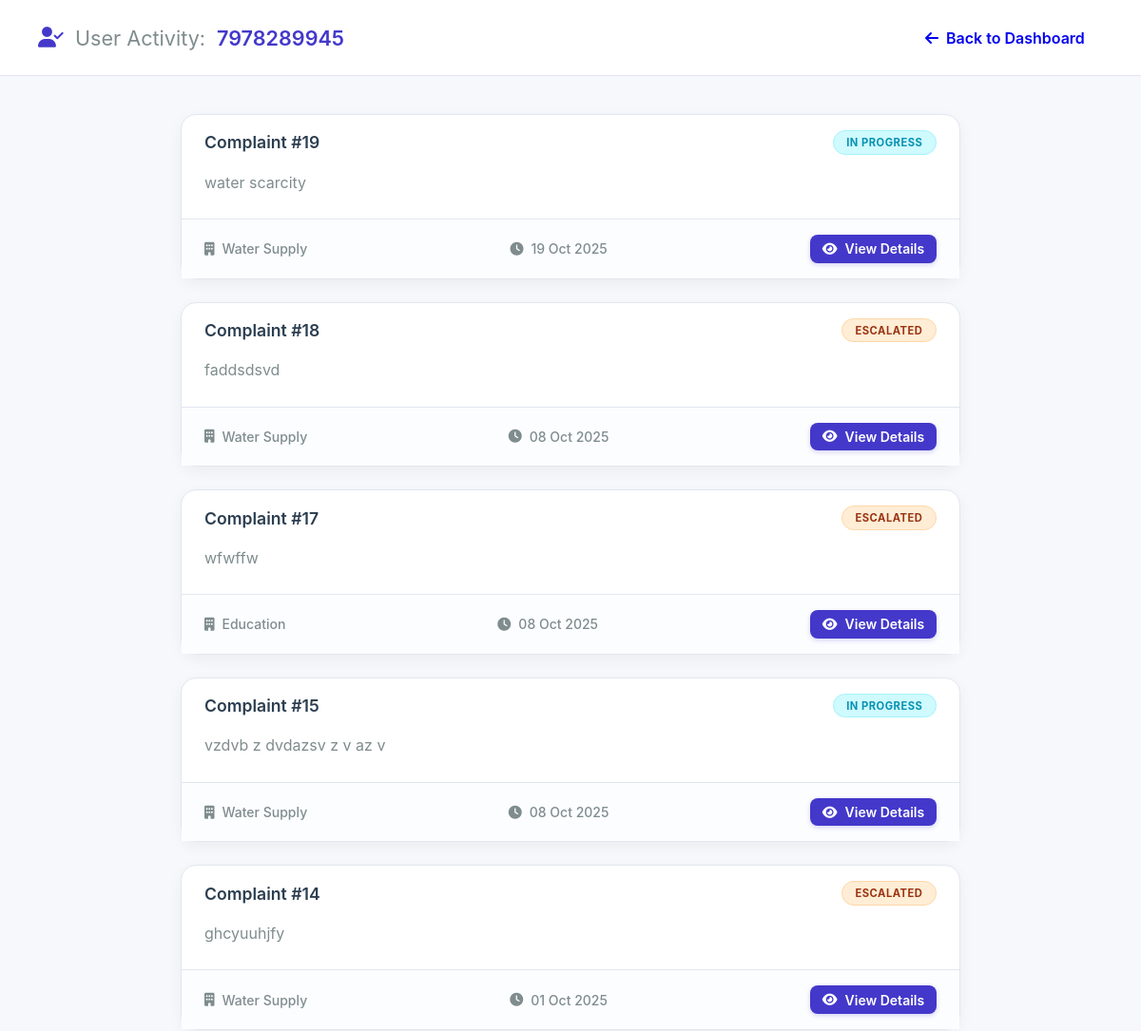
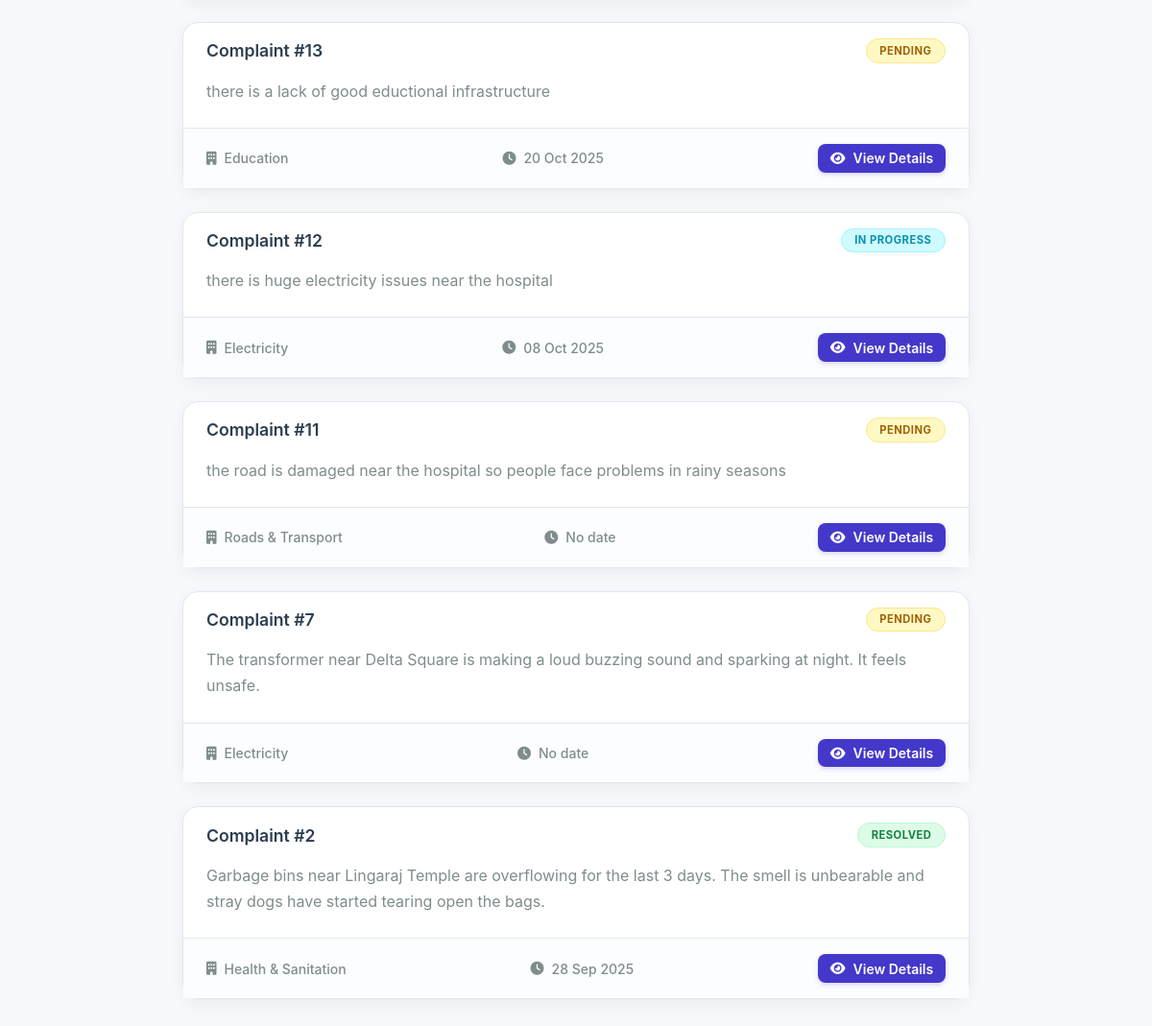
The app's page /admin/user/7978289945 (signed in) with its own data (2 pictures, top to bottom).
### tables this page shows
CREATE TABLE complaints (
                        id INTEGER PRIMARY KEY AUTOINCREMENT,
                        user_phone TEXT NOT NULL,
                        name TEXT,
                        phone TEXT,
                        district TEXT,
                        block TEXT,
                        gp TEXT,
                        village TEXT,
                        landmark TEXT,
                        pincode TEXT,
                        department TEXT,
                        complaint TEXT,
                        proof TEXT, status TEXT DEFAULT 'Pending', admin_proof TEXT, updated_at TEXT, voice_proof TEXT, latitude REAL, longitude REAL,
                        FOREIGN KEY(user_phone) REFERENCES users(phone)
                    );

### Civicissueproject/tempCodeRunnerFile.py (the view)
@app.route("/admin/user/<user_phone>")
@admin_required
def admin_user_view(user_phone):
    complaints = get_user_complaints(user_phone)
    return render_template("admin_user_view.html", user_phone=user_phone, complaints=complaints)

### Civicissueproject/database.py (called while the page is built)
def get_db_connection():
    conn = sqlite3.connect(DB_NAME, check_same_thread=False)
    conn.row_factory = sqlite3.Row  # This lets you access columns by name (e.g., complaint['status'])
    return conn

def get_user_complaints(user_phone):
    conn = get_db_connection()
    complaints = conn.execute("SELECT * FROM complaints WHERE user_phone = ? ORDER BY id DESC", (user_phone,)).fetchall()
    conn.close()
    return complaints

### Civicissueproject/tempCodeRunnerFile.py (called while the page is built)
@app.template_filter('datetimeformat')
def datetimeformat(value, format="%d %b %Y"):
    if isinstance(value, str):
        try:
            dt = datetime.fromisoformat(value)
            return dt.strftime(format)
        except (ValueError, TypeError):
            return value
    elif isinstance(value, datetime):
        return value.strftime(format)
    return value

def admin_required(fn):
    from functools import wraps
    @wraps(fn)
    def wrapper(*args, **kwargs):
        if session.get("role") != "admin":
            flash("Admin access required", "danger")
            return redirect(url_for("admin_login"))
        return fn(*args, **kwargs)
    return wrapper

### Civicissueproject/templates/admin_user_view.html (shortened to what this page needs)
<!DOCTYPE html>
<html lang="en">
<head>
    <link rel="stylesheet" href="https://cdnjs.cloudflare.com/ajax/libs/font-awesome/6.5.0/css/all.min.css">
    <link rel="stylesheet" href="{{ url_for('static', filename='css/admin_userview.css') }}">
</head>
<body class="admin-page-bg">
    <header class="admin-header">
        <h1>
            <i class="fas fa-user-check"></i>
            <span data-translate="auv_user_activity">User Activity:</span> {{ user_phone }}
        </h1>
        <a class="btn" href="{{ url_for('admin_dashboard') }}">
            <i class="fas fa-arrow-left"></i> <span data-translate="auv_back_to_dash">Back to Dashboard</span>
        </a>
    </header>
    <main class="admin-main">
        <section class="complaints-list">
            {% if complaints %}
                {% for row in complaints %}
                <div class="complaint-card">
                    <div class="card-header">
                        <h3><span data-translate="complaint_id_prefix">Complaint #</span>{{ row.id }}</h3>
                        <span class="pill {{ (row.status or 'Pending')|lower|replace(' ', '-') }}">
                            {{ row.status or 'Pending' }}
                        </span>
                    </div>
                    <div class="card-body">
                        <p>{{ (row.complaint or '')[:150] ~ ('...' if row.complaint and row.complaint|length > 150 else '') }}</p>
                    </div>
                    <div class="card-footer">
                        <span class="footer-item">
                            <i class="fas fa-building"></i>
                            {{ row.department or 'N/A' }}
                        </span>
                        <span class="footer-item">
                            <i class="fas fa-clock"></i>
                            {{ row.updated_at | datetimeformat if row.updated_at else 'No date' }}
                        </span>
                        <a class="btn small primary" href="{{ url_for('admin_complaint_view', cid=row.id) }}">
                            <i class="fas fa-eye"></i> <span data-translate="view_details_button">View Details</span>
                        </a>
                    </div>
                </div>
                {% endfor %}
            {% else %}
                <div class="empty-state">
                    <i class="fas fa-file-circle-xmark"></i>
                    <p data-translate="auv_no_complaints">No complaints have been filed by this user.</p>
                </div>
            {% endif %}
        </section>
    </main>
</body>
</html>

### Civicissueproject/static/css/admin_userview.css (style rules this page uses)
:root { --primary-color: #4338ca; --primary-hover: #3730a3; --bg-color: #f7f8fc; --card-bg: #ffffff; --border-color: #e3e6f0; --text-dark: #2c3e50; --text-light: #7f8c8d; --font-family: -apple-system, BlinkMacSystemFont, "Segoe UI", Roboto, "Helvetica Neue", Arial, sans-serif; --shadow-soft: 0 5px 15px rgba(0,0,0,0.05); --shadow-medium: 0 8px 25px rgba(0,0,0,0.07); }
* { box-sizing: border-box; }
body.admin-page-bg { margin: 0; font-family: var(--font-family); background-color: var(--bg-color); color: var(--text-dark); -webkit-font-smoothing: antialiased; -moz-osx-font-smoothing: grayscale; }
.admin-header { background-color: var(--card-bg); padding: 1.25rem 2.5rem; border-bottom: 1px solid var(--border-color); display: flex; justify-content: space-between; align-items: center; }
.admin-header h1 { margin: 0; font-size: 1.35rem; font-weight: 600; display: flex; align-items: center; gap: 0.75rem; color: var(--primary-color); }
.admin-header h1 span { font-weight: 400; color: var(--text-light); }
.admin-main { padding: 2.5rem; max-width: 900px; margin: 0 auto; }
.complaints-list { display: flex; flex-direction: column; gap: 1.5rem; }
.complaint-card { background-color: var(--card-bg); border: 1px solid var(--border-color); border-radius: 16px; box-shadow: var(--shadow-soft); display: flex; flex-direction: column; transition: transform 0.2s ease, box-shadow 0.2s ease; }
.complaint-card .card-header { display: flex; justify-content: space-between; align-items: center; padding: 1rem 1.5rem; }
.complaint-card h3 { margin: 0; font-size: 1.1rem; font-weight: 600; }
.complaint-card .card-body { padding: 0 1.5rem 1.5rem; color: var(--text-light); line-height: 1.7; border-bottom: 1px solid var(--border-color); }
.complaint-card .card-body p { margin: 0; }
.complaint-card .card-footer { display: flex; justify-content: space-between; align-items: center; padding: 1rem 1.5rem; background-color: #fcfdff; font-size: 0.875rem; }
.complaint-card .footer-item { color: var(--text-light); display: flex; align-items: center; gap: 0.5rem; font-weight: 500; }
.pill { padding: 0.3rem 0.85rem; border-radius: 50px; font-size: 0.7rem; font-weight: 700; text-transform: uppercase; letter-spacing: 0.5px; border: 1px solid transparent; }
.pill.pending { background-color: #fef9c3; color: #a16207; border-color: #fde68a; }
.pill.resolved { background-color: #dcfce7; color: #15803d; border-color: #bbf7d0; }
.pill.in-progress { background-color: #cffafe; color: #0891b2; border-color: #a5f3fc; }
.pill.escalated { background-color: #ffedd5; color: #9a3412; border-color: #fed7aa; }
.btn { display: inline-flex; align-items: center; gap: 0.5rem; padding: 0.6rem 1.2rem; border-radius: 8px; text-decoration: none; border: 0; cursor: pointer; font-weight: 600; transition: all 0.2s ease; }
.btn.primary { background-color: var(--primary-color); color: #fff; box-shadow: 0 2px 5px rgba(67, 56, 202, 0.2); }
.btn.small { padding: 0.4rem 0.8rem; font-size: 0.875rem; }

### records on screen
complaints: id "19", status "IN PROGRESS", complaint "water scarcity", department "Water Supply", updated_at "19 Oct 2025"
complaints: id "18", status "ESCALATED", complaint "faddsdsvd", department "Water Supply", updated_at "08 Oct 2025"
complaints: id "17", status "ESCALATED", complaint "wfwffw", department "Education", updated_at "08 Oct 2025"
complaints: id "15", status "IN PROGRESS", complaint "vzdvb z dvdazsv z v az v", department "Water Supply", updated_at "08 Oct 2025"
complaints: id "14", status "ESCALATED", complaint "ghcyuuhjfy", department "Water Supply", updated_at "01 Oct 2025"
complaints: id "13", status "PENDING", complaint "there is a lack of good eductional infrastructure", department "Education", updated_at "20 Oct 2025"
complaints: id "12", status "IN PROGRESS", complaint "there is huge electricity issues near the hospital", department "Electricity", updated_at "08 Oct 2025"
complaints: id "11", status "PENDING", complaint "the road is damaged near the hospital so people face problems in rainy seasons", department "Roads & Transport", updated_at "No date"
complaints: id "7", status "PENDING", complaint "The transformer near Delta Square is making a loud buzzing sound and sparking at night. It feels unsafe.", department "Electricity", updated_at "No date"
complaints: id "2", status "RESOLVED", complaint "Garbage bins near Lingaraj Temple are overflowing for the last 3 days. The smell is unbearable and stray dogs have started tearing open the bags.", department "Health & Sanitation", updated_at "28 Sep 2025"

### other values on screen
{{ user_phone }} "7978289945"
